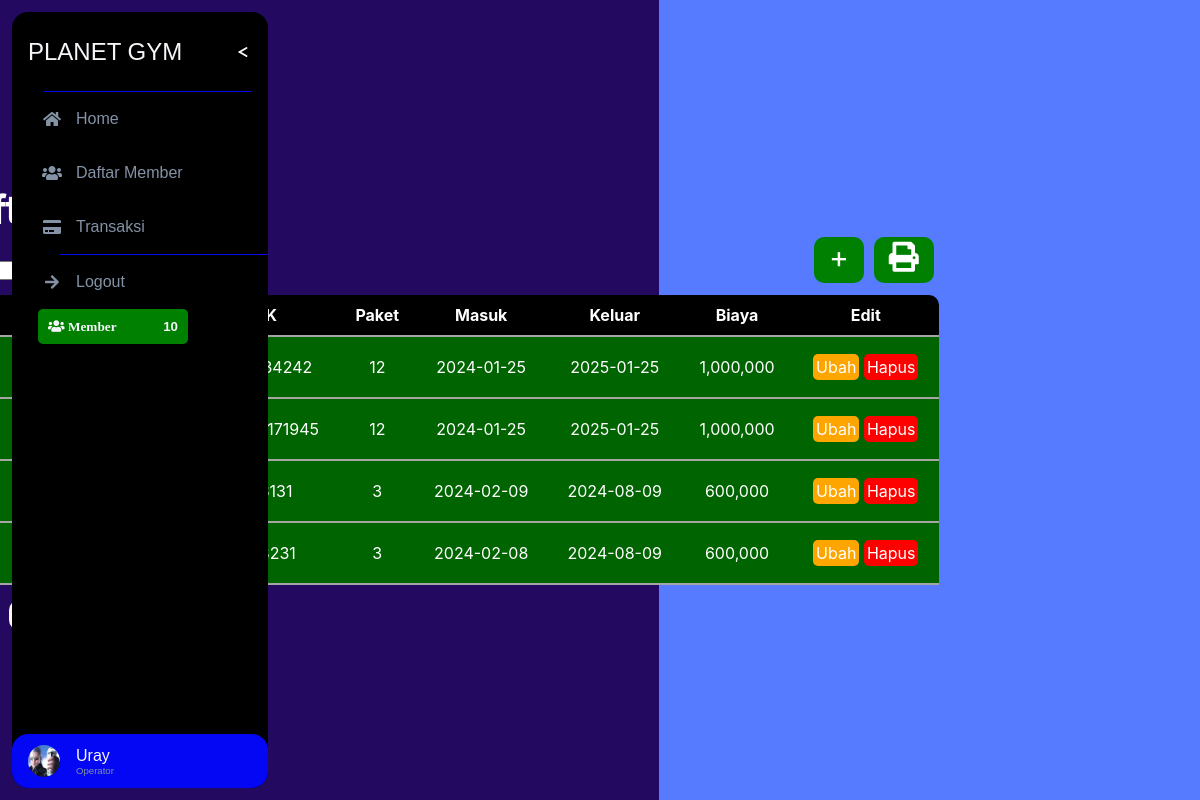
Page /halaman/utama.php?page=member (signed in) on the committed database.
### tables this page shows
CREATE TABLE `petugas` (
  `id` int(11) NOT NULL,
  `id_kar` int(11) NOT NULL,
  `foto` varchar(255) NOT NULL,
  `nama` varchar(100) NOT NULL,
  `password` varchar(255) NOT NULL,
  `email` varchar(100) NOT NULL,
  `tgl_lahir` date NOT NULL,
  `wkt_msk` datetime NOT NULL,
  `wkt_klr` datetime NOT NULL,
  `petugas` varchar(8) NOT NULL
);

CREATE TABLE `member` (
  `id_member` int(11) NOT NULL,
  `nama` varchar(100) NOT NULL,
  `gender` varchar(10) NOT NULL,
  `NIK` bigint(17) NOT NULL,
  `paket` varchar(8) NOT NULL,
  `tgl_msk` date NOT NULL,
  `tgl_klr` date NOT NULL,
  `biaya` varchar(10) NOT NULL
);

### fungsi/fungsi.php (called while the page is built, shortened)
<?php
 $my = mysqli_connect("localhost","root","Mindyourhead77","gymme");
 function query($query){
    global $my;
    $hasil = mysqli_query($my,$query);
    $row = mysqli_fetch_all($hasil,MYSQLI_ASSOC);
    return $row;
 }
?>

### halaman/daftar_member.php (the view, shortened to what this page needs)
<?php
require "../fungsi/fungsi.php";
$JmlHlmDt = 4;
$JmlDT = count(query("SELECT * FROM member"));
$JMLHlm = ceil($JmlDT/$JmlHlmDt);
$HlmAktf = (isset($_GET['halaman'])) ? $_GET['halaman'] : 1;
$awal = ($JmlHlmDt * $HlmAktf)- $JmlHlmDt;
$data = query("SELECT * FROM member ORDER BY tgl_klr DESC LIMIT $awal, $JmlHlmDt ");
?>
<!DOCTYPE html>
<html lang="en">
  <head>
  </head>
  <body>
    <h3>Daftar Member</h3>
  <div class="slideup">
    <form action="" method="post">
      <button type="submit" name="cari">cari</button>
    </form>
    <ul class="edit">
      <li>
      <a class="edit1" href="utama.php?page=register_m">+</a><br /><br />
      </li>
      <li >
      <a class="edit1" target="_blank" href="../laporan/laporan_member.php"><i class="fa fa-print"></i></a>
      </li>
    </ul>
    <div >
      <table class="table">
        <tr class="th">
          <th style="border-radius: 10px 0 0 0;">id</th>
          <th>nama</th>
          <th>kelamin</th>
          <th>NIK</th>
          <th>paket</th>
          <th>masuk</th>
          <th>keluar</th>
          <th>biaya</th>
          <th style="border-radius: 0 10px 0 0;">edit</th>
        </tr>
        <?php foreach($data as $d): ?>
        <?php if(date("Y-m-d") == $d['tgl_klr'] ): ?>
        <tr class="red">
        <?php elseif( date("Y-m-d") != $d['tgl_klr'] ): ?>
        <tr class="green">
        <?php endif; ?>
          <td><?= $d['id_member'] ?></td>
          <td><?= $d['nama'] ?></td>
          <td><?= $d['gender'] ?></td>
          <td><?= $d['NIK'] ?></td>
          <td><?= $d['paket'] ?></td>
          <td><?= $d['tgl_msk'] ?></td>
          <td><?= $d['tgl_klr'] ?></td>
          <td><?= number_format($d['biaya']) ?></td>
          <td>
            <a class="ubah" href="utama.php?page=ubah_m&id=<?php echo $d['id_member'] ?>" >ubah</a>
            <a class="hapus" href="../fungsi/hapus.php?id=<?php echo $d['id_member'] ?>" onclick="return confirm('anda yakin?')" >hapus</a>
          </td>
        </tr>
        <?php endforeach; ?>
      </table><br>
       <?php if($JMLHlm == 1 || $JmlHlmDt < 4 ): ?>
          <p></p>
        <?php else : ?>
          <?php for($i = 1; $i <= $JMLHlm; $i++) : ?>
              <?php if($i == $HlmAktf) : ?>
                  <a class="ges" href="utama.php?page=member&halaman=<?php echo $i; ?>" ><?php echo $i; ?></a>
              <?php else : ?>
                  <a class="geser" href="utama.php?page=member&halaman=<?php echo $i; ?>" ><?php echo $i; ?></a>
              <?php endif; ?>
          <?php endfor; ?>
          <?php if($HlmAktf < $JMLHlm) : ?>
              <a class="geser" href="utama.php?page=member&halaman=<?php echo $HlmAktf + 1; ?>">&gt;</a>
          <?php endif; ?>
       <?php endif; ?>
    </div>
  </div>
  </body>
</html>

### halaman/utama.php (shortened to what this page needs)
<?php
$ids = $_SESSION['ids'];
$my = mysqli_connect("localhost","root","Mindyourhead77","gymme");
$query = mysqli_query($my,"SELECT * FROM petugas WHERE id_kar='$ids'");
$data = mysqli_fetch_all($query,MYSQLI_ASSOC);
$dm = mysqli_query($my,"SELECT * FROM member ");
?>
<!DOCTYPE html>
<html>
<head>
  <link rel="stylesheet" href="style/style.css">
  <link rel="stylesheet" href="https://use.fontawesome.com/releases/v5.2.0/css/all.css" />
    <link rel="stylesheet" href="https://use.fontawesome.com/releases/v5.2.0/css/fontawesome.css" />
</head>
<body>
  <?php foreach($data as $dta): ?>
   <?php $nama = explode(" ",$dta['nama']);?>
	<div class= 'container'>
        <div class="container_outer_img">
          <div class="img-inner">
            <?php
             if(isset($_GET['page'])){
              $page = $_GET['page'];
              switch ($page) {
                case 'member':
                  include "daftar_member.php";
                  break;
              }
             }
            ?>
          </div>
        </div>
  </div>
<div id="nav-bar" >
  <div id="nav-header"><a id="nav-title" href="utama.php" target="_self">PLANET GYM</a>
    <label for="nav-toggle"><span id="nav-toggle-burger"></span></label>
    <hr/>
  </div>
  <div id="nav-content">
    <div class="nav-button" ><i class="fas fa-home"></i><span><a href="utama.php">Home</a></span></div>
      <div class="nav-button"><i class="fas fa-users"></i><span><a href="utama.php?page=member">daftar member</a></span></div>
    <div class="nav-button"><i class="fas fa-credit-card"></i><span><a href="utama.php?page=transaksi">transaksi</a></span></div>
    <hr/>
    <div class="nav-button"><i class="fas fa-arrow-right"></i><span><a href="../fungsi/logout.php" onclick="return confirm('anda yakin sudah selesai kerjanya?')">Logout</a></span></div>
      <div class="data">
          <div class="member">
            <h5 style="float: right;"> <?= mysqli_num_rows($dm) ?></h5>
            <h5 style="float: left;"><i class="fas fa-users"> member</i></h5>
          </div>
      </div>
  </div>
  <div id="nav-footer">
    <div id="nav-footer-heading">
      <div id="nav-footer-avatar"><img src="../foto_karyawan/<?= $dta['foto'] ?>"/></div>
      <div id="nav-footer-titlebox">
      <a id="nav-footer-title" target="_blank"><?= $nama[0] ?></a>
      <span id="nav-footer-subtitle"><?= $dta['petugas'] ?></span>
    </div>
    </div>
  </div>
</div>
<?php endforeach; ?>
  </body>
</html>

### halaman/daftar_member.php (style rules this page uses)
* { margin: 0; padding: 0; }
form { position: absolute; z-index: 1; margin-top: 20px; }
.edit { margin-left: 875px ; z-index:2; list-style: none; display: flex; }
.edit1 { background-color: green; text-decoration: none; color: white; padding:2px 15px 8px 15px; border-radius: 10px; font-size: 30px; margin-right: 10px; text-decoration: none; }
.green { background-color: darkgreen; }

### rows in the picture
petugas: foto (picture), nama "Uray", petugas "Operator"
member: paket "12", tgl_msk "2024-01-25", tgl_klr "2025-01-25", biaya "1,000,000"
member: paket "12", tgl_msk "2024-01-25", tgl_klr "2025-01-25", biaya "1,000,000"
member: paket "3", tgl_msk "2024-02-09", tgl_klr "2024-08-09", biaya "600,000"
member: paket "3", tgl_msk "2024-02-08", tgl_klr "2024-08-09", biaya "600,000"
